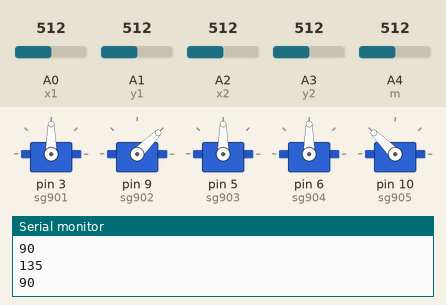
This sketch was run on a simulated Arduino Uno, built with avr-gcc and run on an emulated ATmega328P. Parts: 5 × servo, the last lines printed to the serial monitor. The inputs (shaded band) are chosen by the test bench; at power-on: A0 (x1) = 512, A4 (m) = 512, A1 (y1) = 512, A2 (x2) = 512, A3 (y2) = 512.

Above: at 1.2 s.
1.3 s: A0 (x1) set to 716
At 2.1 s:
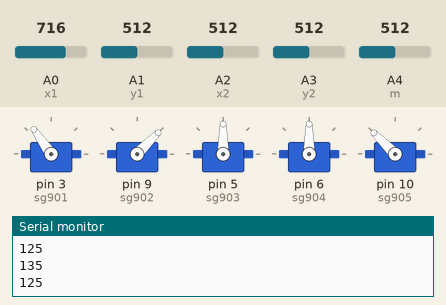
2.8 s: A4 (m) set to 716
At 3.8 s:
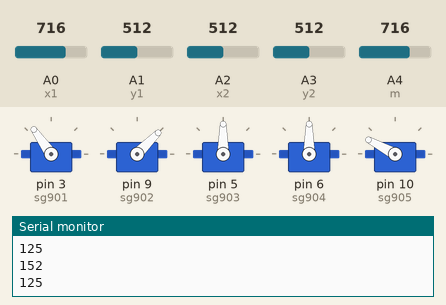
4.3 s: A1 (y1) set to 716
At 5.5 s:
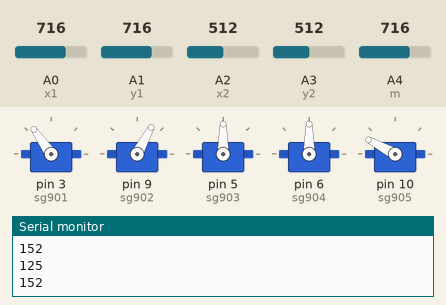
5.8 s: A2 (x2) set to 716
At 7.0 s:
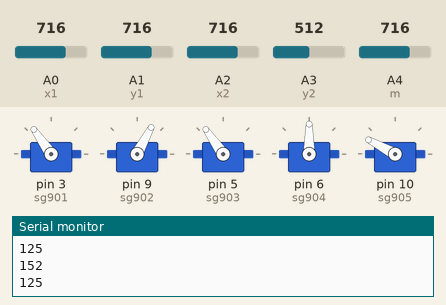
7.3 s: A3 (y2) set to 716
At 8.4 s:
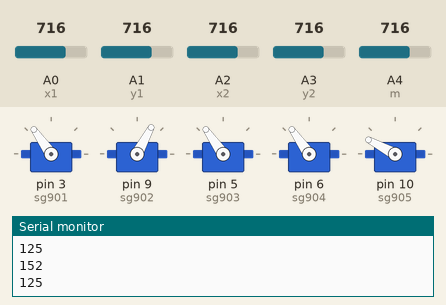
8.8 s: A0 (x1) set to 992
At 9.4 s:
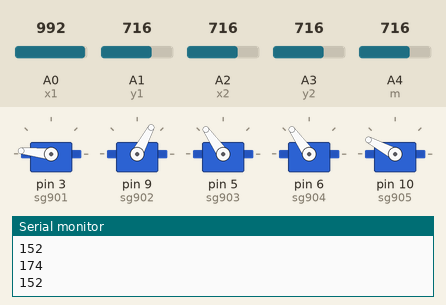
Timing chart, 0 to 11.3 s (numbered marks = the images above; inputs shaded):
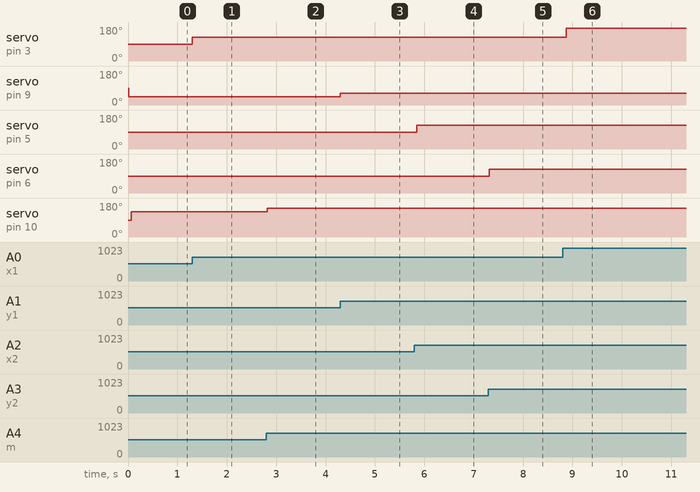

Measured:
- after the input at 1.3 s, servo on pin 3 (sg901): 90° → 125° at once
- after the input at 2.8 s, servo on pin 10 (sg905): 135° → 152° at once
- after the input at 4.3 s, servo on pin 9 (sg902): 45° → 62° at once
- after the input at 5.8 s, servo on pin 5 (sg903): 90° → 125° after 0.05 s
- after the input at 7.3 s, servo on pin 6 (sg904): 90° → 125° at once
- after the input at 8.8 s, servo on pin 3 (sg901): 125° → 174° after 0.08 s

The sketch:

Robot_kol.ino
```cpp
#include<Servo.h>

Servo sg901, sg902, sg903, sg904, sg905;

const int x1 = A0;
const int y1 = A1;
const int x2 = A2;
const int y2 = A3;
const int m = A4;
int val1, val2, val3, val4, val5;

void setup()
{
  sg901.attach(3);
  sg902.attach(9);
  sg903.attach(5);
  sg904.attach(6);
  sg905.attach(10);
  pinMode(x1, INPUT);
  pinMode(y1, INPUT);
  pinMode(x2, INPUT);
  pinMode(y2, INPUT);
  pinMode(m, INPUT);
  Serial.begin(9600);
}

void loop()
{

    val1 = analogRead(x1);
    val1 = map(val1, 0, 1023, 0, 180);
    Serial.println( val1);
    sg901.write(val1);
    delay(15);
    val2 = analogRead(y1);
    val2 = map(val2, 0, 1023, 0, 90);
    // Serial.println( val2);
    sg902.write(val2);
    delay(15);
    val3 = analogRead(x2);
    val3 = map(val3, 0, 1023, 0, 180);
    //Serial.println( val3);
    sg903.write(val3);
    delay(15);
    val4 = analogRead(y2);
    val4 = map(val4, 0, 1023, 0, 180);
    //Serial.println( val4);
    sg904.write(val4);
    delay(15);


  val5 = analogRead(m);
  val5 = map(val5, 0, 1023, 90, 180);
  Serial.println(val5);
  sg905.write(val5);
  delay(15);
}
```
